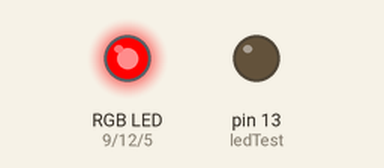
This sketch was run on a simulated Arduino Uno, built with avr-gcc and run on an emulated ATmega328P. On the bench: an RGB LED mixed from three pins (HIGH = lit), output pins drawn as LEDs (lit = HIGH).

Above: at 3.2 s.
At 3.7 s:
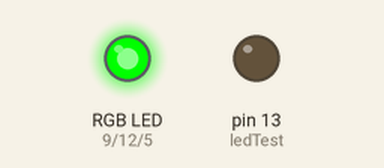
At 4.2 s:
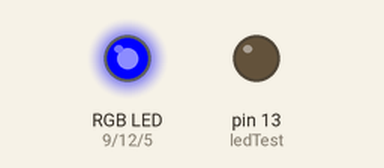
At 4.7 s:
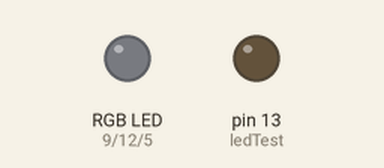
Timing chart, 0 to 6.0 s (numbered marks = the images above):
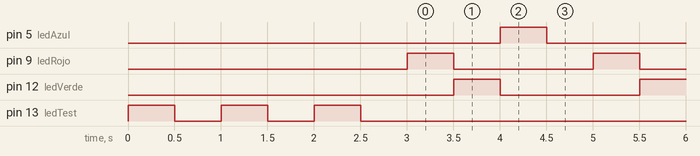

The sketch:

prueba_de_led_RGB.ino
```cpp
#include <IRremote.h>

//definir las variables

int ledTest = 13;

//seteo del receptor

int receptorControl = 2;
IRrecv receptorIR(receptorControl);
decode_results codigoLeido;
decode_results codigoLeidoNuevo;

//seteo del led RGB

int ledRojo = 9;
int ledVerde = 12;
int ledAzul = 5;

int potenciaRojo = 0;
int potenciaVerde = 0;
int potenciaAzul = 0;


void setup()
{
  Serial.begin(9600);

  receptorIR.enableIRIn();

  pinMode(ledRojo, OUTPUT);
  pinMode(ledVerde, OUTPUT);
  pinMode(ledAzul, OUTPUT);

  analogWrite(ledRojo, 0);
  analogWrite(ledVerde, 0);
  analogWrite(ledAzul, 0);

  pinMode(ledTest, OUTPUT);
  digitalWrite(ledTest, LOW);

  //saludo inicial

  for(int l=0; l<= 2; l++)
  {
    digitalWrite(ledTest, HIGH);
    delay(500);
    digitalWrite(ledTest, LOW);
    delay(500);
  }
}


void loop(){
  analogWrite(ledRojo, 255);
  delay(500);
  analogWrite(ledRojo, 0);
  analogWrite(ledVerde, 255);
  delay(500);
  analogWrite(ledVerde, 0);
  analogWrite(ledAzul, 255);
  delay(500);
  analogWrite(ledAzul, 0);
  delay(500);

}
```

Measured:
- by itself, pin 5 (ledAzul), pin 9 (ledRojo), pin 12 (ledVerde): alternates HIGH for 0.50 s and LOW for 1.5 s
- by itself, everything shown: repeats every 2.0 s, in 4 steps
